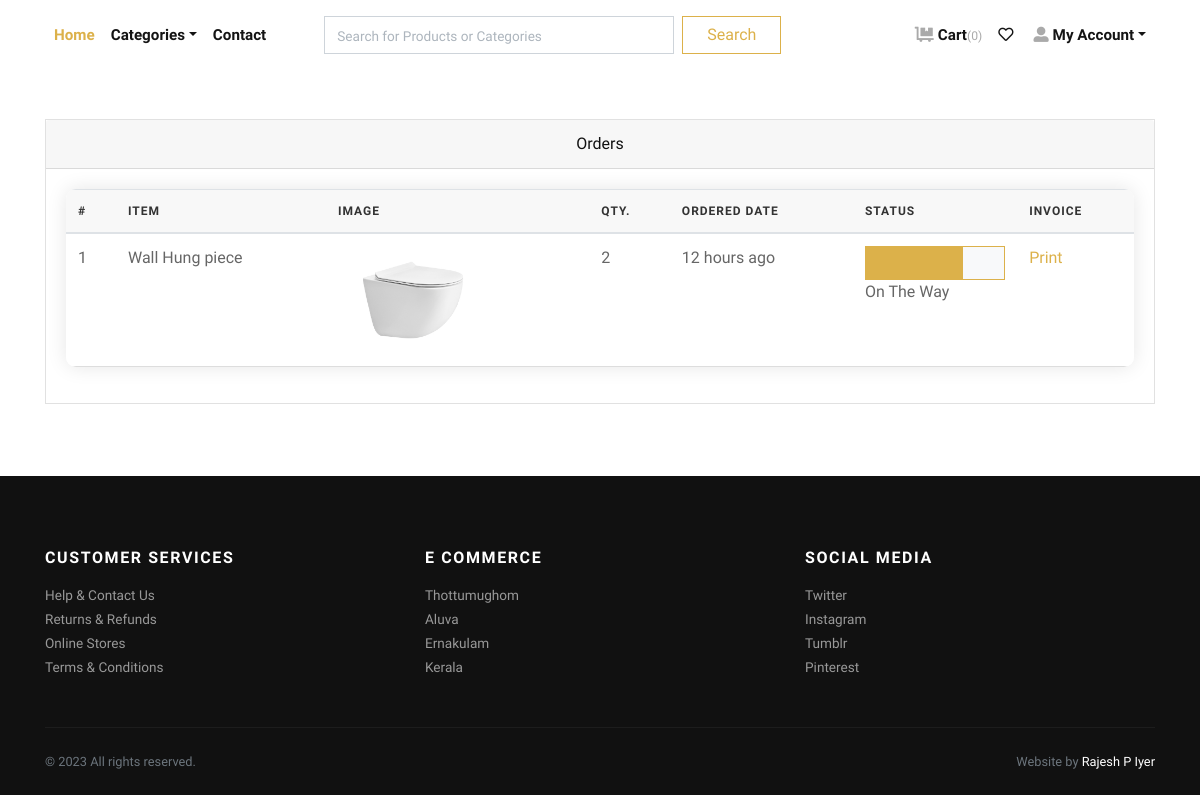
The page /orders/ (signed in) on the database its author committed.
### store/models.py (models this page shows, shortened)
class Order(models.Model):
    user = models.ForeignKey(User, verbose_name="User", on_delete=models.CASCADE)
    address = models.ForeignKey(Address, verbose_name="Shipping Address", on_delete=models.CASCADE)
    product = models.ForeignKey(Product, verbose_name="Product", on_delete=models.CASCADE)
    quantity = models.PositiveIntegerField(verbose_name="Quantity")
    ordered_date = models.DateTimeField(auto_now_add=True, verbose_name="Ordered Date")
    status = models.CharField(
        choices=STATUS_CHOICES,
        max_length=50,
        default="Pending"
        )

class Product(models.Model):
    title = models.CharField(max_length=150, verbose_name="Product Title")
    slug = models.SlugField(max_length=160, verbose_name="Product Slug")
    sku = models.CharField(max_length=255, unique=True, verbose_name="Unique Product ID (SKU)")
    short_description = models.TextField(verbose_name="Short Description")
    detail_description = models.TextField(blank=True, null=True, verbose_name="Detail Description")
    product_image = models.ImageField(upload_to='product', blank=True, null=True, verbose_name="Product Image")
    price = models.DecimalField(max_digits=8, decimal_places=2)
    stock = models.PositiveIntegerField(verbose_name="Stock")
    category = models.ForeignKey(Category, verbose_name="Product Categoy", on_delete=models.CASCADE)
    brand = models.ForeignKey(Brand, verbose_name="Product Brand", on_delete=models.CASCADE,null=True)
    is_active = models.BooleanField(verbose_name="Is Active?")
    is_featured = models.BooleanField(verbose_name="Is Featured?")
    created_at = models.DateTimeField(auto_now_add=True, verbose_name="Created Date")
    updated_at = models.DateTimeField(auto_now=True, verbose_name="Updated Date")
    class Meta:
        verbose_name_plural = 'Products'
        ordering = ('-created_at', )

### store/views.py (the view)
# urls.py: path('orders/', views.orders, name="orders"),
@login_required
def orders(request):
    all_orders = Order.objects.filter(user=request.user).order_by('-ordered_date')
    return render(request, 'store/orders.html', {'orders': all_orders})

### store/context_preprocessors.py (called while the page is built)
def store_menu(request):
    categories = Category.objects.filter(is_active=True).order_by('created_at')
    context = {
        'categories_menu': categories,
    }
    return context

def cart_menu(request):
    if request.user.is_authenticated:
        cart_items= Cart.objects.filter(user=request.user)
        context = {
            'cart_items': cart_items,
        }
    else:
        context = {}
    return context

### templates/store/orders.html (shortened to what this page needs)
{% extends 'base.html' %}
{% load static %}
{% load humanize %}
    {% block content %}
      <div class="container py-5">
        <div class="row">
          <div class="col-lg-12">
            <div class="card mb-4" id="tables">
              <div class="card-header text-center">Orders</div>
              <div class="card-body">
                <table class="table table-hover">
                  <thead>
                    <tr>
                      <th>#</th>
                      <th>Item</th>
                      <th>Image</th>
                      <th>Qty.</th>
                      <th>Ordered Date</th>
                      <th>Status</th>
                      <th>Invoice</th>
                    </tr>
                  </thead>
                  <tbody>
                    {% if orders %}
                    {% for order in orders %}
                    <tr>
                      <td>{{forloop.counter}}</td>
                      <td>{{order.product.title}}</td>
                      <td>
                        {% if order.product.product_image %}
                          <img src="{{order.product.product_image.url}}" alt="{{order.product.product_ttile}}" style="width:150px;">
                        {% endif %}
                      </td>
                      <td>{{order.quantity}}</td>
                      <td>{{order.ordered_date|naturaltime}}</td>
                      <td>
                        {% if order.status == 'On The Way' %}
                        <div class="bg-light border border-primary">
                            <div class="p-3 bg-primary" style="width:70%;"></div>
                        </div>
                        {% endif %}
                        {{order.status}}
                      </td>
                      <td>
                        <a href="{% url 'store:invoice' order.id %}">Print</a>
                      </td>
                    </tr>
                    {% endfor %}
                    {% endif %}
                  </tbody>
                </table>
              </div>
            </div>
          </div>
        </div>
      </div>
{% endblock content %}

### ecommerce/static/css/style.default.css (style rules this page uses)
.border { border: 1px solid #dee2e6 !important; }
.border-primary { border-color: #dcb14a !important; }
body { font-family: "Libre Franklin", sans-serif; font-size: 1rem; font-weight: 400; line-height: 1.5; color: #111111; background-color: #fff; }
a { color: #dcb14a; text-decoration: none; }
.bg-primary { background-color: #dcb14a !important; }
.bg-light { background-color: #f8f9fa !important; }
.card { background-color: #fff; border: 1px solid rgba(17, 17, 17, 0.125); border-radius: 0; }
.card-body { padding: 1.25rem; }
.card-header { padding: 0.75rem 1.25rem; background-color: rgba(17, 17, 17, 0.03); border-bottom: 1px solid rgba(17, 17, 17, 0.125); }
.card-header:first-child { border-radius: calc(0 - 1px) calc(0 - 1px) 0 0; }

### templates/base.html (style rules this page uses)
table { width: 100%; border-collapse: collapse; border-radius: 10px; overflow: hidden; box-shadow: 0 0 20px rgba(0, 0, 0, 0.1); margin-bottom: 20px; }
th, td { padding: 12px 15px; text-align: left; border-bottom: 1px solid #ddd; }
th { background-color: #f8f8f8; color: #333; text-transform: uppercase; font-size: 12px; letter-spacing: 1px; }
td { background-color: #fff; color: #666; }

### rows shown on the page
Order: product "Wall Hung piece", product.product_image (picture), quantity "2", ordered_date "12 hours ago", status "On The Way"

### other values the page prints
{{ cart_items.count }} "0"
